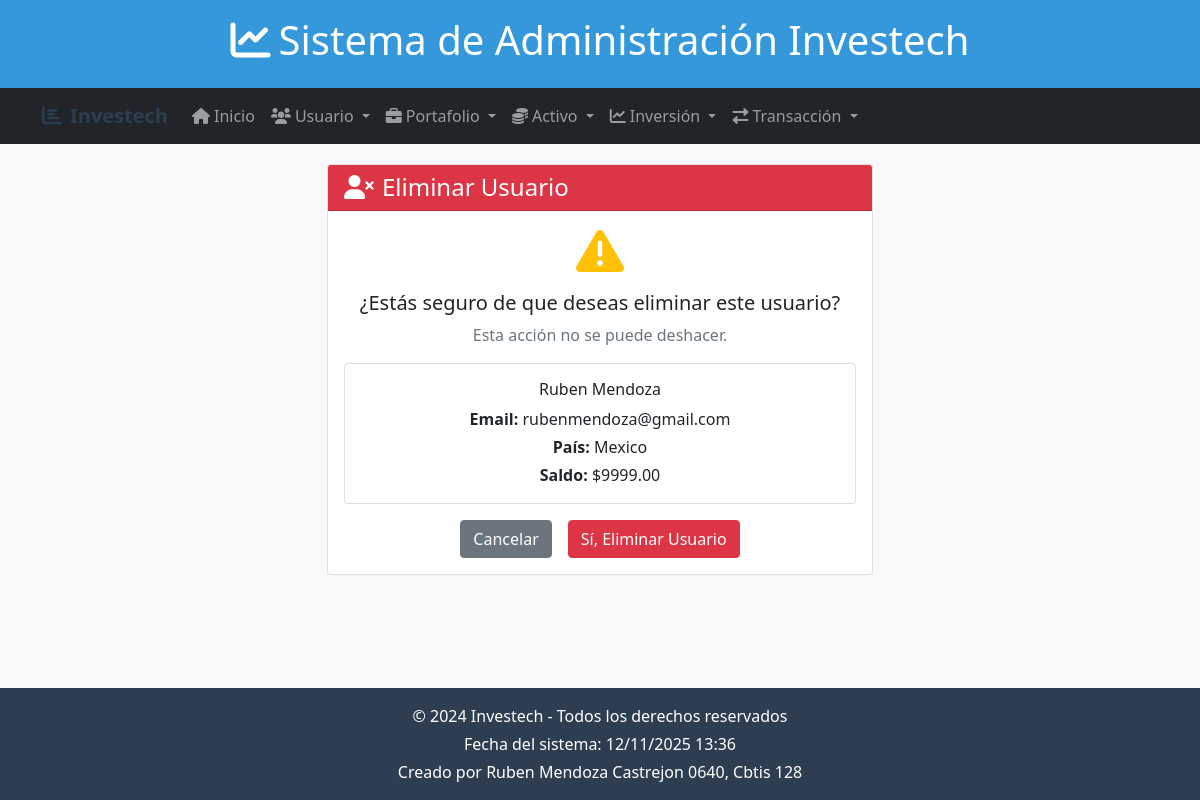
Page /usuarios/borrar/1/ on the committed database.
### app_investech/models.py (models this page shows, shortened)
class Usuario(models.Model):
    nombre = models.CharField(max_length=100)
    apellido = models.CharField(max_length=100)
    email = models.EmailField(unique=True)
    telefono = models.CharField(max_length=20, blank=True, null=True)
    fecha_registro = models.DateTimeField(auto_now_add=True)
    pais = models.CharField(max_length=50)
    saldo_disponible = models.DecimalField(max_digits=12, decimal_places=2, default=0.00)

### app_investech/views.py (the view)
# urls.py: path('usuarios/borrar/<int:usuario_id>/', views.borrar_usuario, name='borrar_usuario'),
def borrar_usuario(request, usuario_id):
    usuario = get_object_or_404(Usuario, id=usuario_id)
    if request.method == 'POST':
        usuario.delete()
        return redirect('inicio_usuario')
    return render(request, 'usuario/borrar_usuario.html', {'usuario': usuario})

### app_investech/templates/usuario/borrar_usuario.html (shortened to what this page needs)
{% extends 'base.html' %}
{% block content %}
<div class="row">
    <div class="col-md-6 mx-auto">
        <div class="card">
            <div class="card-header bg-danger text-white">
                <h4 class="mb-0"><i class="fas fa-user-times me-2"></i>Eliminar Usuario</h4>
            </div>
            <div class="card-body text-center">
                <i class="fas fa-exclamation-triangle fa-3x text-warning mb-3"></i>
                <h5>¿Estás seguro de que deseas eliminar este usuario?</h5>
                <p class="text-muted">Esta acción no se puede deshacer.</p>
                <div class="card mb-3">
                    <div class="card-body">
                        <h6>{{ usuario.nombre }} {{ usuario.apellido }}</h6>
                        <p class="mb-1"><strong>Email:</strong> {{ usuario.email }}</p>
                        <p class="mb-1"><strong>País:</strong> {{ usuario.pais }}</p>
                        <p class="mb-0"><strong>Saldo:</strong> ${{ usuario.saldo_disponible }}</p>
                    </div>
                </div>
                <form method="POST">
                    <div class="d-grid gap-2 d-md-flex justify-content-md-center">
                        <a href="{% url 'inicio_usuario' %}" class="btn btn-secondary me-md-2">Cancelar</a>
                        <button type="submit" class="btn btn-danger">Sí, Eliminar Usuario</button>
                    </div>
                </form>
            </div>
        </div>
    </div>
</div>
{% endblock %}

### app_investech/templates/base.html (style rules this page uses)
body { background-color: #f8f9fa; min-height: 100vh; display: flex; flex-direction: column; }

### rows in the picture
Usuario: nombre "Ruben", apellido "Mendoza", email "rubenmendoza@gmail.com", pais "Mexico", saldo_disponible "9999.00"
